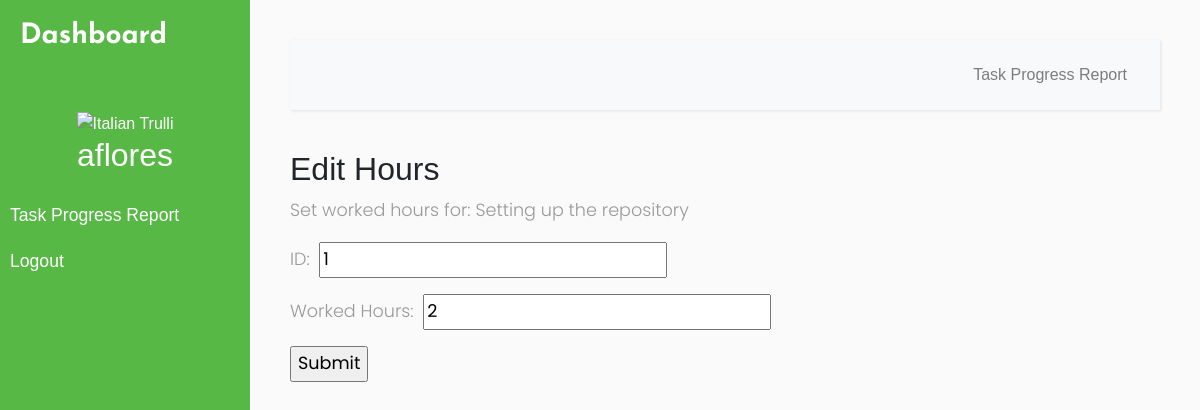
/setWorkingHours.php?id=1 (signed in), run on the app's committed database.
### tables this page shows
CREATE TABLE USER_LOGIN(
	Username varchar(15) PRIMARY KEY NOT NULL,
    ClientID int(6),
    EmployeeID int(6),
    PasswordHash BINARY(20) NOT NULL,
    Salt BINARY(20) NOT NULL,
    FOREIGN KEY (ClientID) REFERENCES client(ClientID),
    FOREIGN KEY (EmployeeID) REFERENCES employee(EmployeeID)
);

CREATE TABLE MENU(
	MenuID int(6) PRIMARY KEY AUTO_INCREMENT,
    MenuName varchar(30) NOT NULL,
    url varchar(50)
);

CREATE TABLE WORKS_ON(
	WorksID int(6) PRIMARY KEY NOT NULL AUTO_INCREMENT,
    ProjectID int(6) NOT NULL,
    EmployeeID int(6) NOT NULL,
    TaskID int(6) NOT NULL,
    WorkingHours double,
    FOREIGN KEY (ProjectID) REFERENCES project(ProjectID),
    FOREIGN KEY (EmployeeID) REFERENCES employee(EmployeeID),
    FOREIGN KEY (TaskID) REFERENCES task(TaskID)
);

CREATE TABLE TASK(
	TaskID int(6) PRIMARY KEY NOT NULL AUTO_INCREMENT,
    Description varchar(255),
    StartDate date,
    DueDate date,
    FinishDate date,
    FlagStatus varchar(1),
    FlagActive varchar(1)
);

### Module/Login/session.php (called while the page is built, shortened)
<?php
$user_check=$_SESSION['login_user'];
$ses_sql=mysqli_query($conn,"SELECT Username, EmployeeName FROM `USER_LOGIN` a INNER JOIN `EMPLOYEE` b ON a.EmployeeID = b.EmployeeID AND Username = '".$user_check."'");
$row = mysqli_fetch_assoc($ses_sql);
$login_session = $row['Username'];
if(!isset($login_session)){
    $ses_sql=mysqli_query($conn,"SELECT Username, ClientName FROM `USER_LOGIN` a INNER JOIN `CLIENT` b ON a.ClientID = b.ClientID AND Username = '".$user_check."'");
    $row = mysqli_fetch_assoc($ses_sql);
    $login_session = $row['Username'];
}
?>

### setWorkingHours.php (the view, shortened to what this page needs)
<?php require_once('Connections/remotesql.php'); ?>
<?php
	if (!function_exists("GetSQLValueString")) {
		function GetSQLValueString($theValue, $theType, $theDefinedValue = "", $theNotDefinedValue = "")
		{
			$theValue = function_exists("mysql_real_escape_string") ? mysql_real_escape_string($theValue) : mysql_escape_string($theValue);
			switch ($theType) {
				case "long":
				case "int":
					$theValue = ($theValue != "") ? intval($theValue) : "NULL";
					break;
			}
			return $theValue;
		}
	}
	$editFormAction = $_SERVER['PHP_SELF'];
	if (isset($_SERVER['QUERY_STRING'])) {
		$editFormAction .= "?" . htmlentities($_SERVER['QUERY_STRING']);
	}
	$colname_Recordset_edit = "-1";
	if (isset($_GET['id'])) {
  	$colname_Recordset_edit = $_GET['id'];
	}
	$query_Recordset_edit = sprintf("SELECT WORKS_ON.`WorksID`, WORKS_ON.`WorkingHours`, TASK.`Description` FROM WORKS_ON, TASK WHERE WorksID = %s AND TASK.`TaskID`= WORKS_ON.`TaskID`", GetSQLValueString($colname_Recordset_edit, "int"));
	$Recordset_edit = mysql_query($query_Recordset_edit, $remotesql) or die(mysql_error());
	$row_Recordset_edit = mysql_fetch_assoc($Recordset_edit);
?>
<?php include 'Source/connect.php';?>
<?php include('Module/Login/session.php'); ?>
<html>
<head>
    <link rel="stylesheet" href="https://stackpath.bootstrapcdn.com/bootstrap/4.1.0/css/bootstrap.min.css">
    <link rel="stylesheet" href="style2.css">
    <link rel="stylesheet" href="https://cdnjs.cloudflare.com/ajax/libs/malihu-custom-scrollbar-plugin/3.1.5/jquery.mCustomScrollbar.min.css">
</head>
<body>
    <nav id="sidebar">
            <div class="sidebar-header">
                <h3 >Dashboard</h3>
            </div>
            <ul class="list-unstyled components">
                <div class="nav-image">
                <img src="https://avatar-management--avatars.us-west-2.prod.public.atl-paas.net/default-avatar.png" alt="Italian Trulli">
                <h2><? echo $login_session?></h2>
                </div>
                <? $sql_menu = "SELECT MENU.MenuName, MENU.url FROM MENU, ASSIGNED_MENU WHERE MENU.MenuID = ASSIGNED_MENU.MenuID AND ASSIGNED_MENU.Username = '$login_session'";
                $result_menu = $conn->query($sql_menu);
                while($row_menu = $result_menu->fetch_array()){
                ?>
                <li>
                <a href="<? echo $row_menu[1]; ?>"><div onclick="pageClick(this)"> <? echo $row_menu[0]; ?> </div></a>
                </li>
                <?
                }
                ?>
                <li>
                    <a href="#" id="menu-logout">Logout</a>
                </li>
            </ul>
        </nav>
        <div id="content">
            <nav class="navbar navbar-expand-lg navbar-light bg-light">
                <div class="container-fluid">
                    <div class="collapse navbar-collapse" id="navbarSupportedContent">
                        <ul class="nav navbar-nav ml-auto">
                            <? $sql_menu = "SELECT MENU.MenuName, MENU.url FROM MENU, ASSIGNED_MENU WHERE MENU.MenuID = ASSIGNED_MENU.MenuID AND ASSIGNED_MENU.Username = '$login_session'";
                                $result_menu = $conn->query($sql_menu);
                                while($row_menu = $result_menu->fetch_array()){
?>
                <li class="nav-item">
                <a class="nav-link" href="<? echo $row_menu[1]; ?>" ><div onclick="pageClick(this)"> <? echo $row_menu[0]; ?> </div></a>
                </li>
                  <?
                    }
                    ?>
                        </ul>
                    </div>
                </div>
            </nav>
	<div class="wrapper">
		<div class="content">
			<h2>Edit Hours</h2>
				<form action="<?php echo $editFormAction; ?>" name="form1" method="POST">
					<p> Set worked hours for:
            <?php echo $row_Recordset_edit['Description']; ?>
					</p>
          <p>ID:
		      <input name="textfield" type="text" id="textfield" value="<?php echo $row_Recordset_edit['WorksID']; ?>" readonly>
		    </p>
					<p>Worked Hours:
						<input name="workingHours" type="text" id="workingHours" value="<?php echo $row_Recordset_edit['WorkingHours']; ?>">
					</p>
					<p>
						<input type="submit" name="button" id="button" value="Submit">
					</p>
				</form>
			<p>&nbsp;</p>
		</div>
	</div>
</body>
</html>

### style2.css (style rules this page uses)
body { font-family: 'Ubuntu-Bold', sans-serif; background: #fafafa; }
p { font-family: 'Poppins', sans-serif; font-size: 1.1em; font-weight: 300; line-height: 1.7em; color: #999; }
a, a:hover, a:focus { color: inherit; text-decoration: none; transition: all 0.3s; }
.navbar { padding: 15px 10px; background: #fff; border: none; border-radius: 0; margin-bottom: 40px; box-shadow: 1px 1px 3px rgba(0, 0, 0, 0.1); }
.wrapper { display: flex; width: 100%; }
#sidebar { width: 250px; position: fixed; top: 0; left: 0; height: 100vh; z-index: 999; background: #57b846; color: #fff; transition: all 0.3s; }
#sidebar .sidebar-header { padding: 20px; font-family: 'JosefinSans-Bold',sans-serif; background: #57b846; }
#sidebar .nav-image { text-align: center; padding: 10px 20px; }
#sidebar ul.components { padding: 20px 0; border-bottom: 1px solid #57b846; }
#sidebar ul li a { padding: 10px; font-size: 1.1em; display: block; }
#content { width: calc(100% - 250px); padding: 40px; min-height: 100vh; transition: all 0.3s; position: absolute; top: 0; right: 0; }

### setWorkingHours.php (style rules this page uses)
img { max-height: 66%; max-width: 66%; margin-left: auto; margin-right: auto; }

### data on the page
user_login: Username "aflores"
menu: MenuName "Task Progress Report"
works_on: TaskID.Description "Setting up the repository", textfield "1", workingHours "2"
